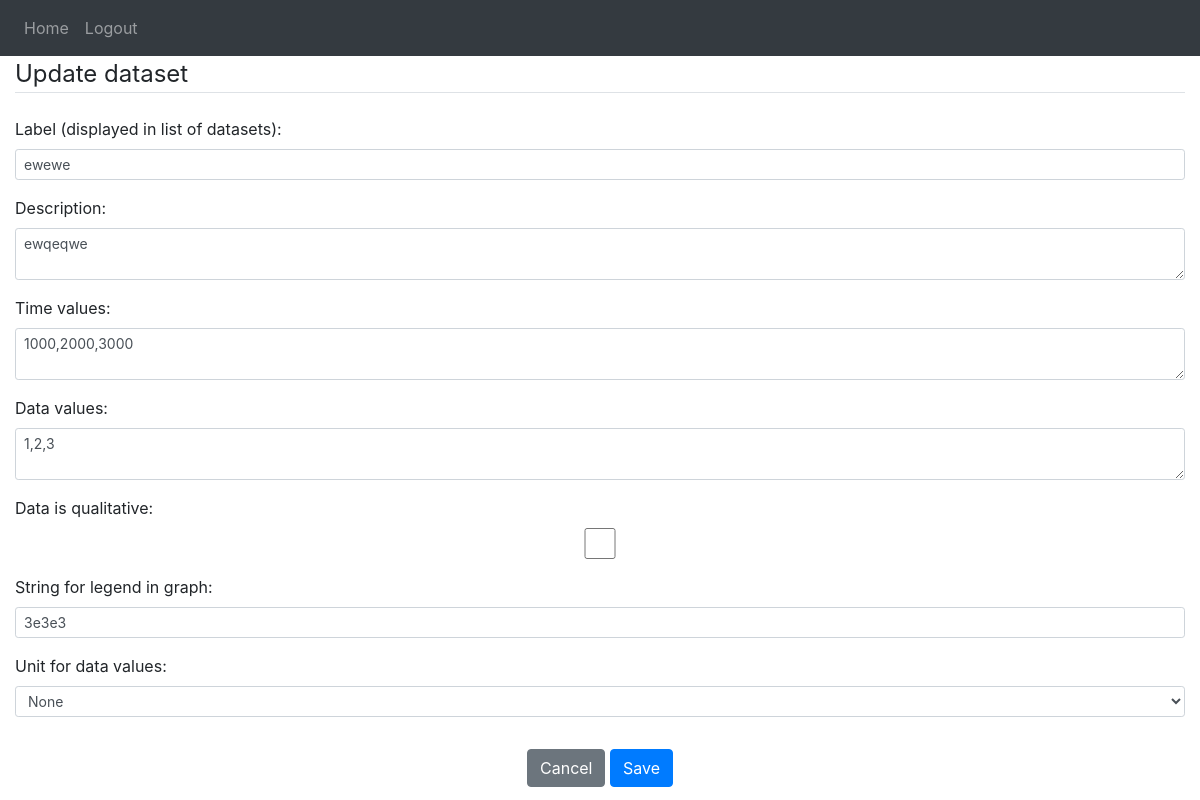
/update/87 (signed in), run on the app's committed database.
### website/models.py (models this page shows)
class DataSet(db.Model):
    id = db.Column(db.Integer, primary_key=True)
    id_predef = db.Column(db.Integer, unique=True, nullable=True)  # Unique if not null
    label = db.Column(db.String(LABEL_MAXLENGTH))   # For checkbox lists
    description = db.Column(db.String(DESCRIPTION_MAXLENGTH))
    time_values = db.Column(db.String(DATA_MAXLENGTH))
    data_values = db.Column(db.String(DATA_MAXLENGTH))
    data_is_qualitative = db.Column(db.Boolean, unique=False, default=False)
    data_scale = db.Column(db.Integer, nullable=True)  # Power of ten
    data_unit = db.Column(db.String(UNIT_MAXLENGTH))
    legend = db.Column(db.String(LABEL_MAXLENGTH))
    date = db.Column(db.DateTime(timezone=True), default=func.now())
    user_id = db.Column(db.Integer, db.ForeignKey('user.id'), nullable=True)  # null means predefined data

### website/views.py (the view)
@views.route('/update/<int:id>', methods=['POST', 'GET'])
@login_required
def update_dataset(id):
    dataset_to_update = DataSet.query.get_or_404(id)
    form = AddDataSetForm()
    if form.validate_on_submit():  # Update the dataset
        dataset_to_update.label = request.form.get('label')
        dataset_to_update.description = request.form.get('description')
        dataset_to_update.time_values = to_csv(request.form.get('time_values'))
        dataset_to_update.data_values = to_csv(request.form.get('data_values'))
        dataset_to_update.data_is_qualitative = to_bool(request.form.get('data_is_qualitative'))
        dataset_to_update.legend = request.form.get('legend')
        dataset_to_update.data_unit = request.form.get('data_unit')
        try:
            db.session.commit()
            flash('Dataset updated!', category='success')
        except Exception as e:
            db.session.rollback()
            flash(f'There was an error updating the dataset: {e}', category='error')
        return render_template("home.html", user=current_user)
    else:  # Render update_dataset
        form.label.data = dataset_to_update.label
        form.description.data = dataset_to_update.description
        form.time_values.data = dataset_to_update.time_values
        form.data_values.data = dataset_to_update.data_values
        form.data_is_qualitative.data = dataset_to_update.data_is_qualitative
        form.data_unit.data = dataset_to_update.data_unit
        form.legend.data = dataset_to_update.legend
        return render_template("update_dataset.html", user=current_user, dataset=dataset_to_update, form=form)

### website/__init__.py (called while the page is built)
def create_app():
    app = Flask(__name__)  # __name__ is 'website'
    app.config['SECRET_KEY'] = '410d1f4eb7412ee625ed5a3562ec1cc6'
    app.config['SQLALCHEMY_DATABASE_URI'] = f'sqlite:///{DB_NAME}'
    app.config['SQLALCHEMY_TRACK_MODIFICATIONS'] = False
    db.init_app(app)
    from .views import views
    from .auth import auth
    app.register_blueprint(views, url_prefix='/')
    app.register_blueprint(auth, url_prefix='/')
    from .models import User
    create_database(app)
    login_manager = LoginManager()
    login_manager.login_view = 'auth.login'
    login_manager.init_app(app)
    @login_manager.user_loader
    def load_user(id):
        return User.query.get(int(id))
    return app

### website/templates/update_dataset.html (shortened to what this page needs)
{% extends "base.html" %}
{% block content %}
  <div class="content-section">
      <form method="POST" action="{{ url_for('views.update_dataset', id=dataset.id) }}">
          <fieldset class="form-group">
              <legend class="border-bottom mb-4">Update dataset</legend>
              {% for key in ['label', 'description', 'time_values', 'data_values', 'data_is_qualitative',
                             'legend', 'data_unit'] %}
                  <div class="form-group">
                      {{ form[key].label(class="form-control-label") }}
                      {% if form[key].errors %}
                          {{ form[key](class="form-control form-control-sm is-invalid") }}
                          <div class="invalid-feedback">
                              {% for error in form[key].errors %}
                                  <span>{{ error }}</span>
                              {% endfor %}
                          </div>
                      {% else %}
                          {{ form[key](class="form-control form-control-sm") }}
                      {% endif %}
                  </div>
                {% endfor %}
            </div>
            <div align="center">
                <a href="{{ url_for('views.home') }}" class="btn btn-secondary" role="button" aria-pressed="true">Cancel</a>
                <button type="submit" class="btn btn-primary">Save</button>
            </div>
  </div>
{% endblock %}

### data on the page
DataSet: label "ewewe" "ewqeqwe" "1000,2000,3000" "1,2,3" "3e3e3" "None"
